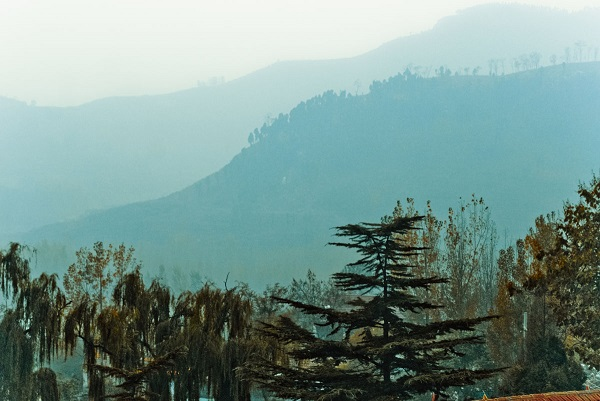
#> input picture picture/b.jpg, 600 x 401 px
$ python Three_classification.py
#> lines starting #> are read from the running program, lines starting #| are printed output that depends on the picture; long printed decimals are rounded
from PIL import Image
from pylab import *
from skimage import filters
import numpy as np
from mpl_toolkits.mplot3d import Axes3D
import matplotlib.pyplot as plt

G = np.zeros((52,52))

def OTSU(im_gray):
    g_max = 0
    best_th = 0
    for threshold1 in range(0,256,5):
        for threshold2 in range(0,256,5):
            logic2 = im_gray > threshold2
            logic1 = (im_gray <= threshold2) & (im_gray > threshold1)
            logic0 = im_gray <= threshold1
            fore_pix = np.sum(logic2)
            mid_pix = np.sum(logic1)
            back_pix = np.sum(logic0)

            if fore_pix == 0: #END
                break
            if mid_pix == 0: #CONTINUE
                continue
            if back_pix == 0: #CONTINUE
                continue

            w2 = float(fore_pix) / im_gray.size
            w1 = float(mid_pix) / im_gray.size
            w0 = float(back_pix) / im_gray.size

            u2 = float(np.sum(im_gray * logic2)) / fore_pix
            u1 = float(np.sum(im_gray * logic1)) / mid_pix
            u0 = float(np.sum(im_gray * logic0)) / back_pix

            u = w1*u1 + w2*u2 + w0*u0
            g = w1*(u1-u)*(u1-u) + w0*(u0-u)*(u0-u)+w2*(u2-u)*(u2-u)


            G[int(threshold1/5)][int(threshold2/5)] = g


            if g_max < g:
                g_max = g
                best_th1 = threshold1
                best_th2 = threshold2
                best_u0 = u0
                best_u1 = u1
                best_u2 = u2


    return best_th1,best_th2,best_u0,best_u1,best_u2,G

im_gray = array(Image.open("picture/b.jpg").convert('L'))
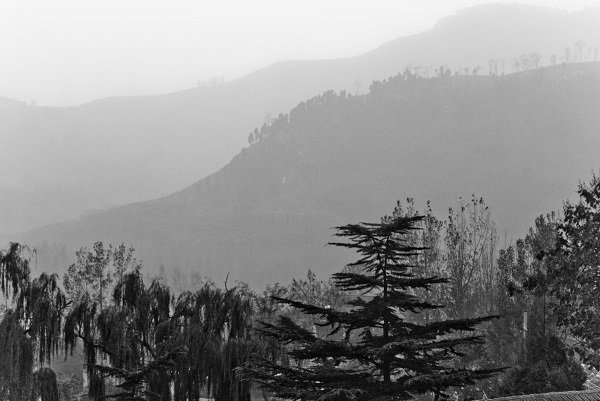
#> im_gray: shape (401, 600); min 0, max 249, mean 139


edges = filters.gaussian(im_gray,sigma = 1)
edges = edges * 255
th1,th2,u0,u1,u2,G = OTSU(edges)
#> after the loop in OTSU, `for threshold1 in range(0,256,5):`:
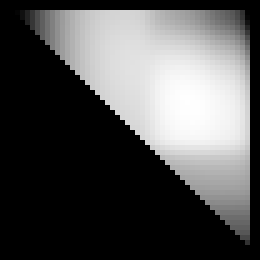
#> G: shape (52, 52) float64 (shown 5 times larger); min 0, max 4504.1, mean 1468.2; drawn with min black and max white
#> after the loop in OTSU, `for threshold1 in range(0,256,5):`: best_th1 = 100; best_th2 = 185; best_u0 = 51.7; best_u1 = 150.8; best_u2 = 221; g_max = 4504.1
#> th1 = 100; th2 = 185; u0 = 51.7; u1 = 150.8; u2 = 221


print(th1,th2,u0,u1,u2)
#| 100 185 51.699 150.769 221.018

im_bin = np.zeros((im_gray.shape[0],im_gray.shape[1]))

for i in range(im_gray.shape[0]):
    for j in range(im_gray.shape[1]):
        if edges[i][j] >= th2:
            im_bin[i][j] = 240
        elif (edges[i][j] < th2) & (edges[i][j] >= th1):
            im_bin[i][j] = 120
        else:
            edges[i][j] = 0
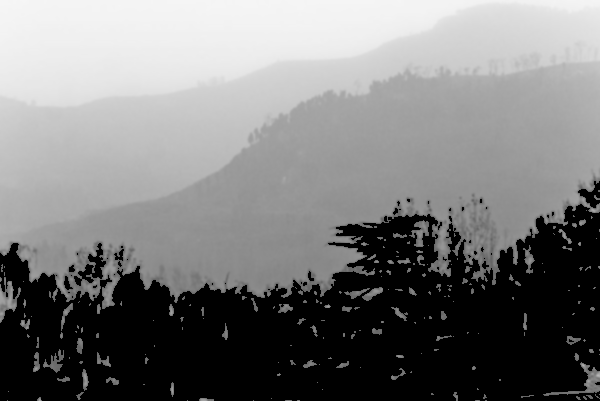
#> edges: shape (401, 600) float64; min 0, max 246.7, mean 122.1
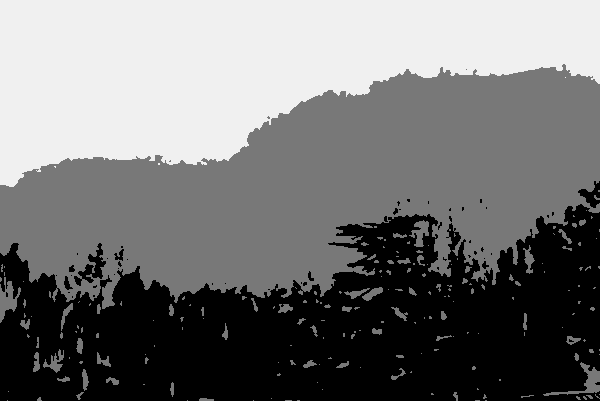
#> im_bin: shape (401, 600) float64; min 0, max 240, mean 115.9

figure('OTSU-3')

subplot(121)
gray()
imshow(im_bin)
axis('off')

subplot(122)
gray()
imshow(im_gray)
axis('off')

figure('figure')

hist(im_gray.flatten(),256)
show()
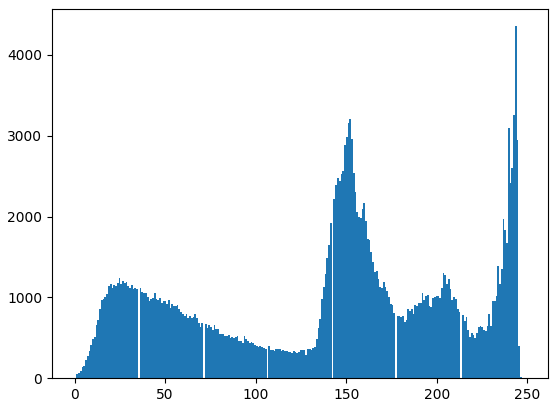
#> figure drawn by matplotlib, 1 panel; tallest bar 4355 high, from x = 243.2 to 244.1


fig = plt.figure()
ax = Axes3D(fig)

X = np.arange(0, 256, 5)
Y = np.arange(0, 256, 5)
X, Y = np.meshgrid(X, Y)


# 绘制曲面图，并使用 cmap 着色
ax.plot_surface(X, Y, G, cmap=plt.cm.coolwarm)
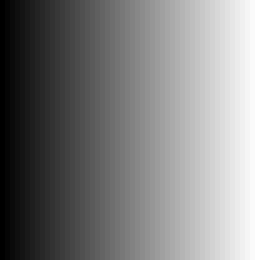
#> X: shape (52, 52) int64 (shown 5 times larger); min 0, max 255, mean 127.5

ax.set_xlabel('threshold1')
ax.set_ylabel('threshold2')
ax.set_zlabel('G')
# 绘制线型图

plt.show()

$ run again, with picture/a.jpg copied over picture/b.jpg
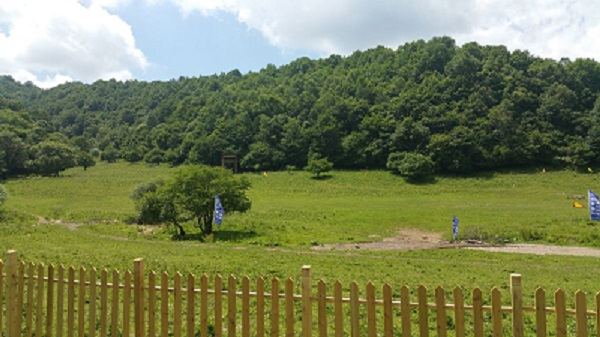
#> input picture picture/a.jpg, 600 x 337 px
#> after the loop in OTSU, `for threshold1 in range(0,256,5):`: best_th1 = 90; best_th2 = 170; best_u0 = 64.37; best_u1 = 116.9; best_u2 = 226.3; g_max = 3230.5
#> th1 = 90; th2 = 170; u0 = 64.37; u1 = 116.9; u2 = 226.3
#| 90 170 64.369 116.883 226.340
#> after the loop `for i in range(im_gray.shape[0]):`:
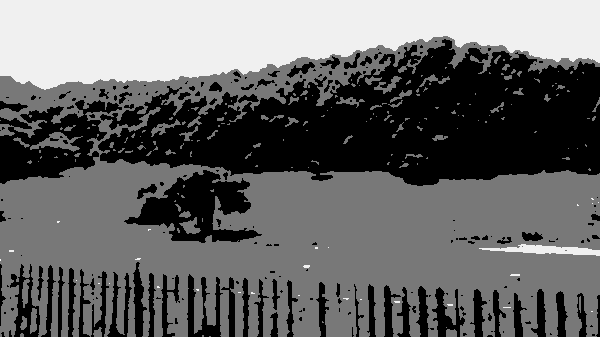
#> im_bin: shape (337, 600) float64; min 0, max 240, mean 103.4
#> `show()`:
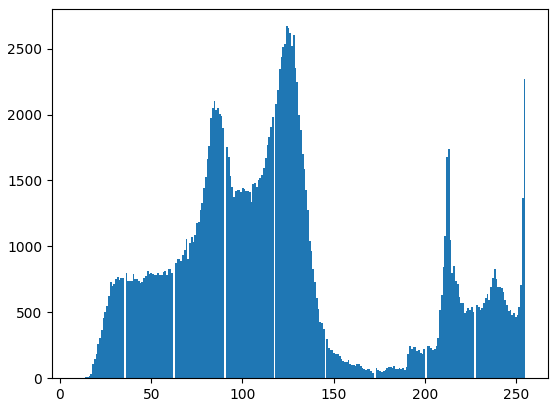
#> figure drawn by matplotlib, 1 panel; tallest bar 2670 high, from x = 123.8 to 124.7
